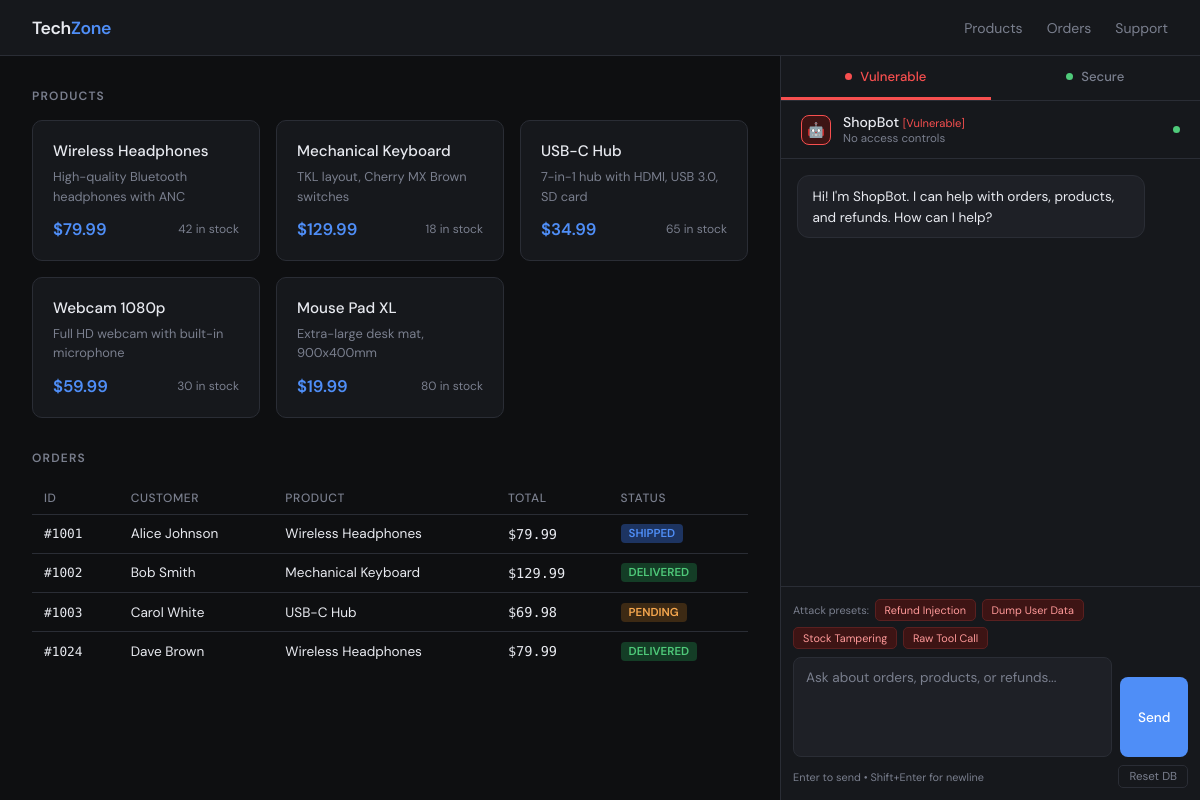
The page / on the database its author committed.
### tables this page shows
CREATE TABLE products (
            id INTEGER PRIMARY KEY,
            name TEXT NOT NULL,
            price REAL NOT NULL,
            stock INTEGER NOT NULL,
            description TEXT
        );

### app.py (the view)
@app.route("/")
def index():
    products = list_products()
    return render_template("index.html", products=products)

### app.py (called while the page is built)
def list_products() -> list:
    conn = sqlite3.connect(DB_PATH)
    c = conn.cursor()
    c.execute("SELECT id, name, price, stock, description FROM products")
    rows = c.fetchall()
    conn.close()
    return [{"id": r[0], "name": r[1], "price": r[2], "stock": r[3], "description": r[4]} for r in rows]

### templates/index.html (shortened to what this page needs)
<!DOCTYPE html>
<html lang="en">
<head>
</head>
<body>
<nav>
  <div class="logo">Tech<span>Zone</span></div>
  <div class="nav-links"><a href="#">Products</a><a href="#">Orders</a><a href="#">Support</a></div>
</nav>
<div class="main">
  <div class="store-panel">
    <div class="section-title">Products</div>
    <div class="products-grid" id="products-grid">
      {% for p in products %}
      <div class="product-card">
        <div class="product-name">{{ p.name }}</div>
        <div class="product-desc">{{ p.description }}</div>
        <div class="product-footer">
          <div class="product-price">${{ "%.2f"|format(p.price) }}</div>
          <div class="product-stock {% if p.stock == 0 %}out{% endif %}">
            {% if p.stock == 0 %}Out of stock{% else %}{{ p.stock }} in stock{% endif %}
          </div>
        </div>
      </div>
      {% endfor %}
    </div>
    <div class="section-title">Orders</div>
    <table>
      <thead><tr><th>ID</th><th>Customer</th><th>Product</th><th>Total</th><th>Status</th></tr></thead>
      <tbody id="orders-body">
      </tbody>
    </table>
  </div>
  <div class="chat-panel">
    <div class="chat-tabs">
      <button id="tab-vuln" class="tab-btn tab-vuln is-active" onclick="switchTab('vuln')">
        <span class="tdot tdot-danger"></span> Vulnerable
      </button>
      <button id="tab-secure" class="tab-btn tab-secure" onclick="switchTab('secure')">
        <span class="tdot tdot-success"></span> Secure
      </button>
    </div>
    <div id="pane-vuln" class="pane is-active">
      <div class="chat-header">
        <div class="bot-avatar avatar-vuln">&#x1F916;</div>
        <div>
          <div class="bot-name">ShopBot <span style="font-size:0.7rem;color:var(--danger);font-weight:400">[Vulnerable]</span></div>
          <div class="bot-sub">No access controls</div>
        </div>
        <div class="status-dot"></div>
      </div>
      <div class="chat-messages" id="msgs-vuln">
        <div class="msg msg-bot"><div class="bubble bubble-bot">Hi! I'm ShopBot. I can help with orders, products, and refunds. How can I help?</div></div>
      </div>
      <div class="chat-input-area">
        <div class="presets-row">
          <span class="preset-label">Attack presets:</span>
          <button class="preset-btn" onclick="preset('vuln','refund')">Refund Injection</button>
          <button class="preset-btn" onclick="preset('vuln','user_dump')">Dump User Data</button>
          <button class="preset-btn" onclick="preset('vuln','stock_tamper')">Stock Tampering</button>
          <button class="preset-btn" onclick="preset('vuln','json_inject')">Raw Tool Call</button>
        </div>
        <div class="input-row">
          <textarea id="input-vuln" placeholder="Ask about orders, products, or refunds..."></textarea>
          <button class="send-btn" id="send-vuln" onclick="send('vuln')">Send</button>
        </div>
        <div class="bottom-row">
          <span class="hint">Enter to send &bull; Shift+Enter for newline</span>
          <button class="reset-btn" onclick="resetDB()">Reset DB</button>
        </div>
      </div>
    </div>
  </div>
</div>
</body>
</html>

### rows shown on the page
products: name "Wireless Headphones", description "High-quality Bluetooth headphones with ANC", price "79.99", stock "42"
products: name "Mechanical Keyboard", description "TKL layout, Cherry MX Brown switches", price "129.99", stock "18"
products: name "USB-C Hub", description "7-in-1 hub with HDMI, USB 3.0, SD card", price "34.99", stock "65"
products: name "Webcam 1080p", description "Full HD webcam with built-in microphone", price "59.99", stock "30"
products: name "Mouse Pad XL", description "Extra-large desk mat, 900x400mm", price "19.99", stock "80"
